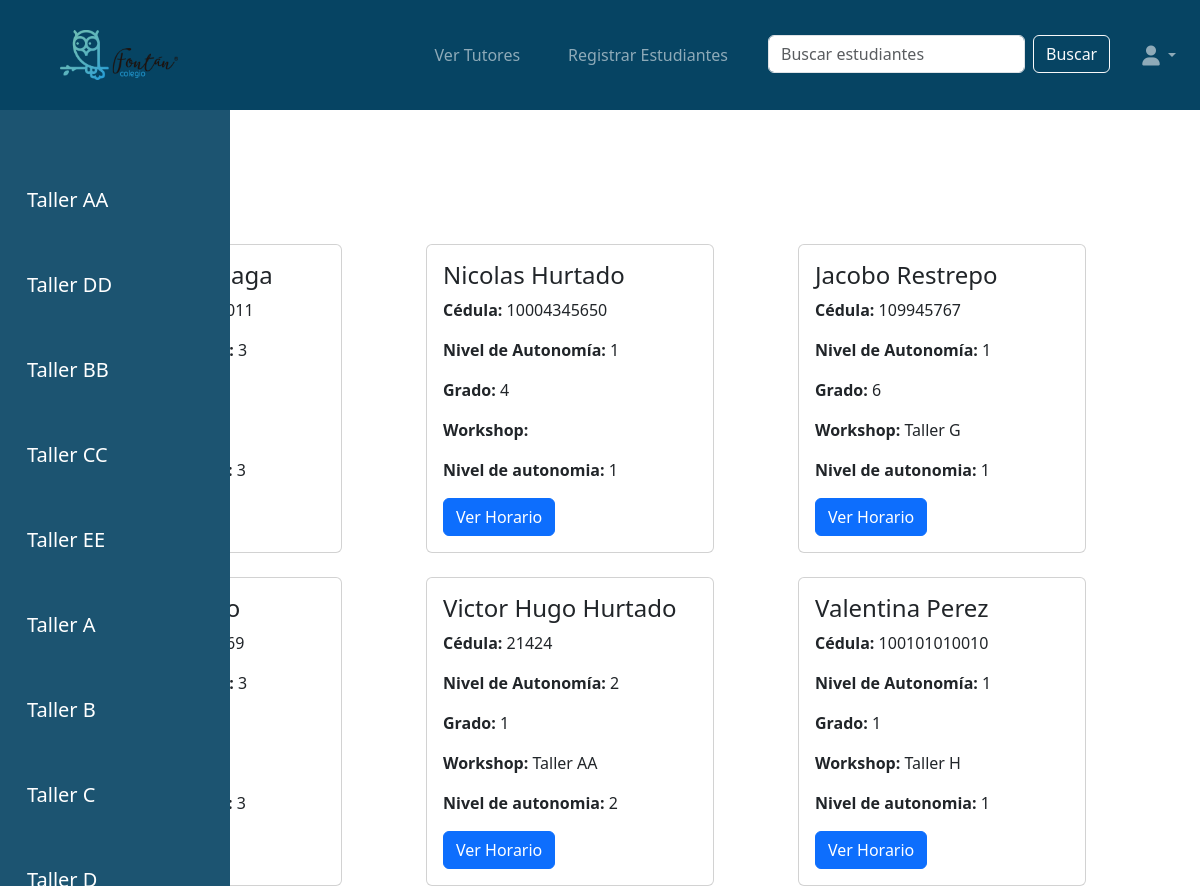
Screenshot of /students/main_menu/ (signed in) with the database file from the repository.
### workshops/models.py (models this page shows, shortened)
class Workshop(models.Model):
    WORKSHOP_TYPES = [
        ('primary', 'Primaria'),
        ('high_school', 'Bachillerato'),
        ('collective', 'Colectivo'),
    ]
    workshop_id = models.AutoField(primary_key=True)
    name = models.CharField(max_length=100, unique=True)
    tutor = models.ForeignKey(
        'tutors.Tutor',
        on_delete=models.SET_NULL,
        null=True,
        blank=True,
        related_name='workshops'  # Esta línea permite acceder a los talleres desde el tutor
    )
    max_capacity = models.IntegerField(default=25)
    type = models.CharField(
        max_length=20,
        choices=WORKSHOP_TYPES,
        default='primary'
    )

### students/models.py (models this page shows, shortened)
class Student(models.Model):
    student_id = models.AutoField(primary_key=True)
    name = models.CharField(max_length=100)
    lastname = models.CharField(max_length=100)
    id_number = models.IntegerField(unique=True)
    autonomy_level = models.IntegerField(
        choices=[
            (1, 'Nivel 1'),
            (2, 'Nivel 2'),
            (3, 'Nivel 3'),
        ],
        default=1,
    )
    extended_vacation = models.BooleanField(default=False)
    grade = models.IntegerField(
        choices=[
            (1, '1'),
            (2, '2'),
            (3, '3'),
            (4, '4'),
            (5, '5'),
            (6, '6'),
            (7, '7'),
            (8, '8'),
            (9, '9'),
            (10, '10'),
            (11, '11'),
        ],
        default=1,
    )
    workshop = models.ForeignKey('workshops.Workshop', on_delete=models.SET_NULL, null=True, blank=True)

### students/views.py (the view)
# urls.py: path('main_menu/', views.main_menu, name='students.main_menu'),
def main_menu(request):
    workshops = Workshop.objects.all()
    query = request.GET.get('query')  # Obtenemos la consulta de búsqueda
    if query:
        students = Student.objects.filter(
            Q(name__icontains=query) | Q(lastname__icontains=query)
        )
    else:
        students = Student.objects.all()
    return render(request, 'students/main_menu.html', {'workshops': workshops, 'students': students, 'query': query})

### students/templates/students/main_menu.html
{% extends 'base.html' %}
{% load static %}
{% block content %}
<div class="container-fluid">
  <nav class="vertical-navbar" style="height: 100vh; overflow-y: auto;">
    <div class="container">
      <ul>
        {% for workshop in workshops %}
        <li class="nav-item">
          <a class="nav-link" href="{% url 'workshops:students_by_workshop' workshop.workshop_id %}">
            {{ workshop.name }}
          </a>
        </li>
        {% endfor %}
      </ul>
    </div>
  </nav>
</div>
<div class="container">
  <div class="row row-cols-1 row-cols-md-3 g-4">
    {% if query %}
      {% if students %}
        {% for student in students %}
          <div class="col">
            <div class="card" style="width: 18rem;">
              <div class="card-body">
                <h4 class="card-title">{{ student.name }} {{ student.lastname }}</h5>
                <p class="card-text"><strong>Cédula:</strong> {{ student.id_number }}</p>
                <p class="card-text"><strong>Nivel de Autonomía:</strong> {{ student.autonomy_level }}</p>
                <p class="card-text"><strong>Grado:</strong> {{ student.grade }}</p>
                <p class="card-text"><strong>Workshop:</strong> {{ student.workshop.name }}</p>
                <p class="card-text"><strong>Nivel de autonomia:</strong> {{ student.autonomy_level }}</p>
                <a href="{% url 'student_schedule' student_id=student.student_id %}" class="btn btn-primary">Ver Horario</a>
              </div>
            </div>
          </div>
        {% endfor %}
      {% else %}
        <div class="col">
          <h2>No se encontraron resultados para "{{ query }}"</h2>
        </div>
      {% endif %}
    {% else %}
      {% for student in students %}
        <div class="col">
          <div class="card" style="width: 18rem;">
            <div class="card-body">
              <h4 class="card-title">{{ student.name }} {{ student.lastname }}</h5>
              <p class="card-text"><strong>Cédula:</strong> {{ student.id_number }}</p>
              <p class="card-text"><strong>Nivel de Autonomía:</strong> {{ student.autonomy_level }}</p>
              <p class="card-text"><strong>Grado:</strong> {{ student.grade }}</p>
              <p class="card-text"><strong>Workshop:</strong> {{ student.workshop.name }}</p>
              <p class="card-text"><strong>Nivel de autonomia:</strong> {{ student.autonomy_level }}</p>
              <a href="{% url 'student_schedule' student_id=student.student_id %}" class="btn btn-primary">Ver Horario</a>
            </div>
          </div>
        </div>
      {% endfor %}
    {% endif %}
  </div>
</div>
{% endblock %}

### rows the page displays
Workshop: name "Taller AA"
Workshop: name "Taller DD"
Workshop: name "Taller BB"
Workshop: name "Taller CC"
Workshop: name "Taller EE"
Workshop: name "Taller A"
Workshop: name "Taller B"
Workshop: name "Taller C"
Student: autonomy_level "3"
Student: name "Nicolas", lastname "Hurtado", id_number "10004345650", autonomy_level "1", grade "4"
Student: name "Jacobo", lastname "Restrepo", id_number "109945767", autonomy_level "1", grade "6", workshop.name "Taller G"
Student: autonomy_level "3"
Student: name "Victor Hugo", lastname "Hurtado", id_number "21424", autonomy_level "2", grade "1", workshop.name "Taller AA"
Student: name "Valentina", lastname "Perez", id_number "100101010010", autonomy_level "1", grade "1", workshop.name "Taller H"
